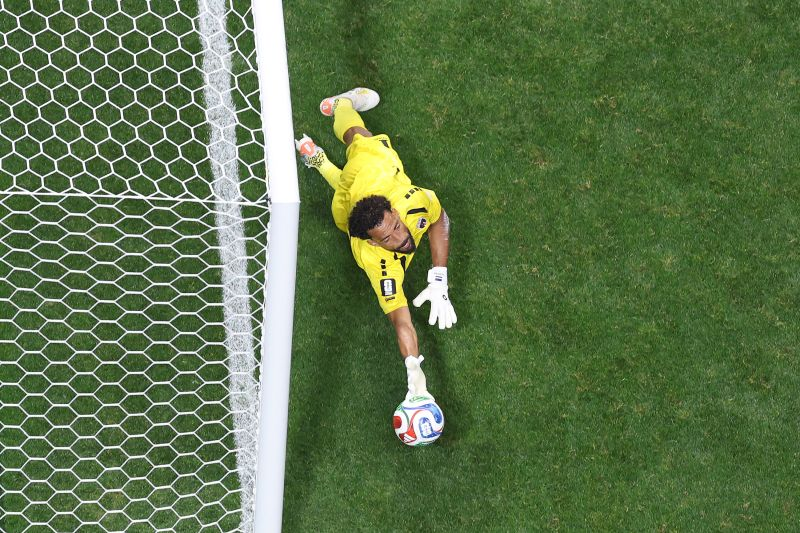
#> input picture keeper/images/keeper.png, 800 x 533 px
$ python -i render.py   (imports and definitions only)
#> lines starting #> are read from the running program, lines starting #| are printed output that depends on the picture
"""Render an image into the terminal in three styles.

  color : truecolor half-block (2 px per cell) — looks like a photo.
  ascii : brightness-ramp characters, each tinted with its pixel color —
          recognizable but unmistakably terminal art. (default)
  mono  : green phosphor brightness ramp — max retro, works on ANY terminal
          (no truecolor needed).

Every renderer returns (lines, error_message_or_None).
"""
from .art import RESET

RAMP = " .:-=+*#%@"  # dark -> dense


def _load(path, width, cell_ratio, crop=False):
#> called with path = 'images/keeper.png', width = 64, cell_ratio = 1, crop = False
    try:
        from PIL import Image, ImageOps
    except ImportError:
        return None, None, "Pillow not installed (pip install Pillow)"
    try:
        img = Image.open(path).convert("RGB")
#> img is the input picture: PIL image 800x533 RGB; mean R, G, B 91.6, 115.1, 73.2
    except Exception as e:
        return None, None, f"couldn't open {path}: {e}"
    if crop:  # center-crop to the subject: middle 60% wide, 92% tall
        w, h = img.size
        img = img.crop((int(0.20 * w), int(0.04 * h),
                        int(0.80 * w), int(0.96 * h)))
        img = ImageOps.autocontrast(img, cutoff=1)  # boost busy photos only
    w, h = img.size
#> w = 800; h = 533
    new_h = max(1, int(width * h / w * cell_ratio))
#> new_h = 42
    img = img.resize((width, new_h))
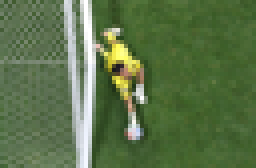
#> img: PIL image 64x42 RGB (shown 4 times larger); mean R, G, B 91.5, 115, 73.1
    return img.load(), new_h, None


def render_color(path, width=64, crop=False):
    """Truecolor half-block. Two vertical pixels per character cell."""
    # half-blocks pack 2 rows per cell, so double the vertical resolution
    px, new_h, err = _load(path, width, 1.0, crop)
#> new_h = 42
    if err:
        return None, err
    if new_h % 2:  # need an even number of rows
        new_h -= 1
    lines = []
    for y in range(0, new_h, 2):
        row = []
        for x in range(width):
            tr, tg, tb = px[x, y]
            br, bg, bb = px[x, y + 1]
            row.append(f"\x1b[38;2;{tr};{tg};{tb}m\x1b[48;2;{br};{bg};{bb}m\u2580")
        lines.append("".join(row) + RESET)
#> after the loop, lines = 21 items
    return lines, None


# [39 lines left out: functions render_ascii, render_mono, not called in this run]


STYLES = {"color": render_color, "ascii": render_ascii, "mono": render_mono}


def render(path, width, style="ascii", crop=False):
    return STYLES.get(style, render_ascii)(path, width, crop)


# backwards-compat alias
def render_image(path, width=64):
    return render_color(path, width)

>>> result = render_color('images/keeper.png')
